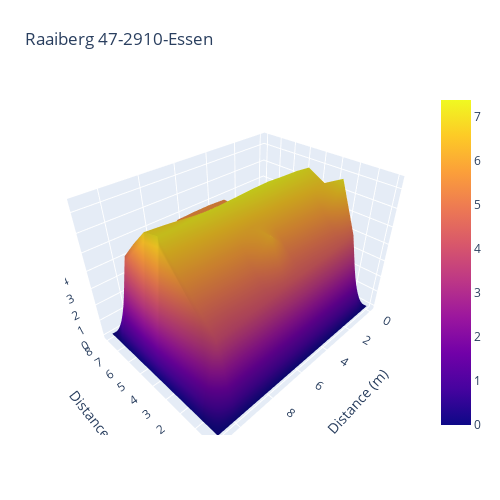

The notebook cell saved with this chart:
### Markdown cell above
### 3D in Plotly

### Code cell
#Using plotly
import plotly.graph_objects as go
import numpy as np

array = clipped.ReadAsArray()
X = np.arange(gt[0], gt[0] + array.shape[1]*xres, xres)
Y = np.arange(gt[3], gt[3] + array.shape[0]*yres, yres)
 
fig = go.Figure(data=[go.Surface(z=array)])
fig.update_layout(title='Raaiberg 47-2910-Essen', autosize=False,
                  width=500, height=500,
                  scene = dict(
                    xaxis_title='Distance (m)',
                    yaxis_title='Distance (m)',
                    zaxis_title='Height'),
                  margin=dict(l=65, r=50, b=65, t=90))
fig.update_scenes(yaxis_autorange="reversed")
fig.show()

### Figure 1 — Plotly figure (JSON) as saved in the notebook; plotly's stock layout.template omitted (floating-point values rounded to 4 significant figures)
{"data": [{"type": "surface", "z": [[0, 0, 0, 0, 0, 0, 0, 0, 0, 0, 0, 0], [0, 4.58, 4.48, 4.4, 4.31, 4.31, 4.2, 4.06, 3.99, 3.86, 3.89, 0], [0, 7.2, 5.57, 5.45, 5.39, 5.3, 6.26, 5.14, 5.1, 5.02, 4.92, 0], [0, 6.67, 6.56, 6.49, 6.4, 6.37, 6.27, 6.2, 6.13, 6.11, 6.02, 0], [0, 7.17, 7.28, 7.32, 7.38, 7.36, 7.31, 7.27, 7.23, 7.13, 7.11, 0], [0, 6.13, 6.18, 6.23, 6.37, 6.45, 6.45, 6.57, 6.68, 6.79, 6.87, 0], [0, 5.09, 5.08, 5.21, 5.44, 5.46, 5.43, 5.51, 5.64, 5.77, 5.87, 0], [0, 4.01, 4.05, 4.15, 5.42, 5.47, 5.46, 5.42, 4.6, 4.71, 4.78, 0], [0, 0, 0, 0, 0, 0, 0, 0, 0, 0, 0, 0]]}], "layout": {"autosize": false, "height": 500, "margin": {"b": 65, "l": 65, "r": 50, "t": 90}, "scene": {"xaxis": {"title": {"text": "Distance (m)"}}, "yaxis": {"autorange": "reversed", "title": {"text": "Distance (m)"}}, "zaxis": {"title": {"text": "Height"}}}, "title": {"text": "Raaiberg 47-2910-Essen"}, "width": 500}}
